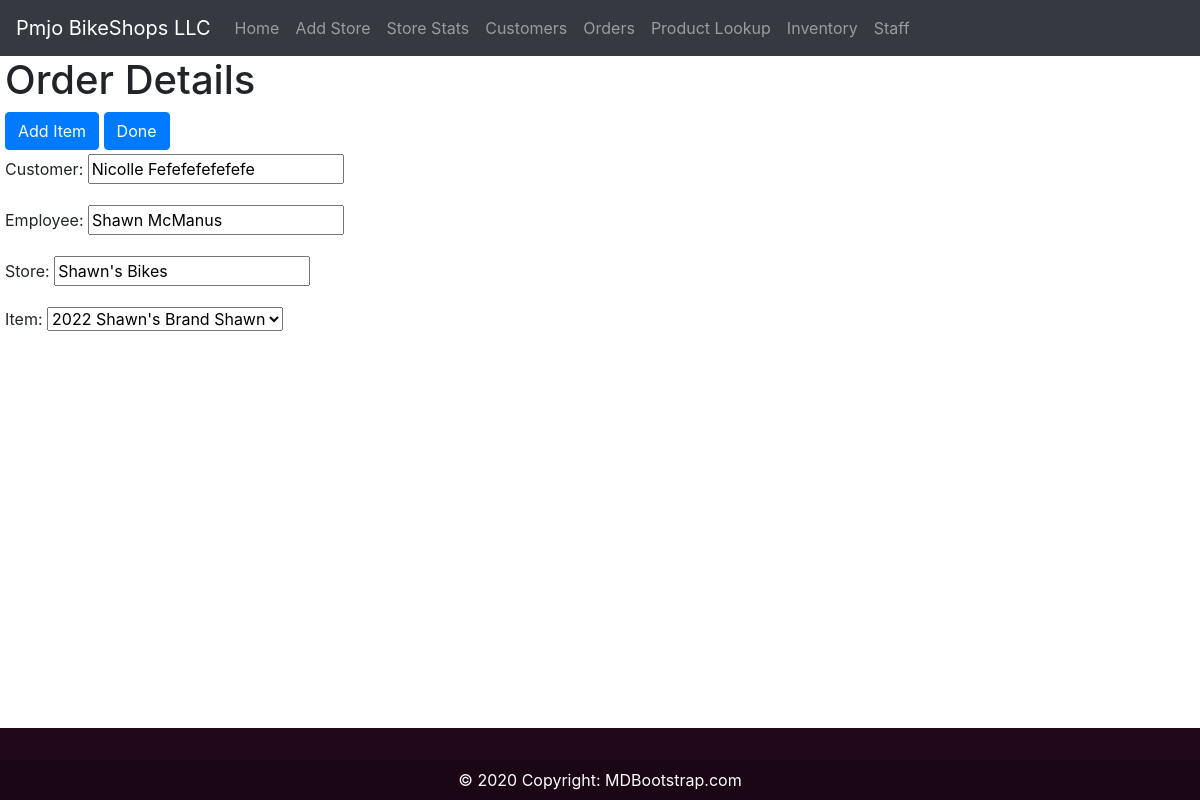
The page /update-order/edf507a0ff9d46409e213c17a3a73fec/ on the database its author committed.
### PmjoStore/models.py (models this page shows, shortened)
class Base(models.Model):
    id = models.UUIDField(default=uuid.uuid4, unique=True, primary_key=True, editable=False)
    class Meta:
        abstract = True

class Orders(Base):
    cust_id = models.ForeignKey(Customers, on_delete=models.CASCADE, blank=True, default=1)
    store_staff_id = models.ForeignKey(StoreEmployees, on_delete=models.CASCADE, blank=True, default=1)
    order_date = models.DateTimeField(auto_now_add=True)
    discount = models.PositiveIntegerField(default=0)
    class Meta:
        verbose_name_plural = 'Orders'

class Customers(Base):
    first_name = models.CharField(max_length=100)
    last_name = models.CharField(max_length=100)
    phone = PhoneField(blank=True, help_text='Contact phone number')
    email = models.EmailField(max_length=100, blank=True)
    street = models.CharField(max_length=100, blank=True)
    zipCode_id = models.ForeignKey(ZipCode, on_delete=models.CASCADE, blank=True, default=1)
    def __str__(self):
        return '{} {}'.format(self.first_name, self.last_name)
    class Meta:
        verbose_name_plural = 'Customers'

class StoreEmployees(Base):
    staff_id = models.OneToOneField(Staff, on_delete=models.CASCADE, blank=True, default=1)
    store_id = models.ForeignKey(Store, on_delete=models.CASCADE, blank=True, default=1)
    class Meta:
        verbose_name_plural = 'Store Employees'

class Staff(Base):
    first_name = models.CharField(max_length=100)
    last_name = models.CharField(max_length=100)
    phone = PhoneField(blank=True, help_text='Contact phone number')
    email = models.EmailField(max_length=100, blank=True)
    def __str__(self):
        return '{} {}'.format(self.first_name, self.last_name)
    class Meta:
        verbose_name_plural = 'Staff'

class Store(Base):
    name = models.CharField(max_length=100, blank=True)
    phone = PhoneField(blank=True, help_text='Contact phone number')
    email = models.EmailField(max_length=100, blank=True)
    street = models.CharField(max_length=100, blank=True)
    zipCode_id = models.ForeignKey(ZipCode, on_delete=models.CASCADE, blank=True, default=1)
    manager_id = models.OneToOneField(Staff, on_delete=models.CASCADE, blank=True, default=1)
    def __str__(self):
        return self.name

class CartItems(Base):
    order_id = models.ForeignKey(Orders, on_delete=models.CASCADE, blank=True, default=1)
    bike_prod_id = models.ForeignKey(BikeProducts, on_delete=models.CASCADE, blank=True, default=1)
    quantity_sold = models.PositiveIntegerField(default=1)
    class Meta:
        verbose_name_plural = 'Cart Items'

class BikeProducts(Base):
    name = models.CharField(max_length=100)
    bike_cat_id = models.ForeignKey(BikeCategory, on_delete=models.CASCADE, blank=True, default=1)
    bike_brand_id = models.ForeignKey(BikeBrands, on_delete=models.CASCADE, blank=True, default=1)
    model_year = models.IntegerField(choices=YEAR_CHOICES, default=datetime.date.today().year)
    price = models.PositiveIntegerField(default=0)
    def __str__(self):
        return '{} {} {}'.format(self.model_year, self.bike_brand_id.brand,
                              self.name)
    class Meta:
        verbose_name_plural = 'Bike Products'

class BikeBrands(Base):
    brand = models.CharField(max_length=100, unique=True)
    class Meta:
        verbose_name_plural = 'Bike Brands'

### PmjoStore/views.py (the view)
# urls.py: path('update-order/<str:pk>/', views.updateOrder, name="update-order"),
def updateOrder(request, pk):
    orders = Orders.objects.filter(id=pk)
    items = CartItems.objects.filter(order_id_id=pk)
    context = {"orders": orders, "items": items}
    if request.method == 'POST':
        print(request.POST)
        if 'orders' in request.POST:
            order = Orders()
            order.cust_id = request.POST.get('add_order.cust_id')
            order.save()
    return render(request, "PmjoStore/order_form.html", context)

### PmjoStore/templates/PmjoStore/order_form.html (shortened to what this page needs)
{% extends 'main.html' %}
{% block content%}
<h1>Order Details</h1>
<form action="" method="POST">
    {% for order in orders %}
    <a class="btn btn-primary mb-1" href="{% url 'PmjoStore:add_item_to_order' pk=order.pk %}">Add Item</a>
    <a class="btn btn-primary mb-1" href="{% url 'PmjoStore:orders-page' %}">Done</a>
    <p>
        <label for="id_order.cust_id">Customer:</label>
        <input type="text" name="name" value = "{{order.cust_id}}" maxlength="100" required id = "id_order.cust_id">
    </p>
    <p>
        <label for="id_employee">Employee:</label>
        <input type="text" name="name" value = "{{order.store_staff_id.staff_id}}" maxlength="100" required id = "id_employee">
    </p>
    <p>
        <label for="id_store">Store:</label>
        <input type="text" name="name" value = "{{order.store_staff_id.store_id}}" maxlength="100" required id = "id_store">
    </p>
    {% for item in items %}
    <p>
        <label for="id_item">Item:</label>
        <select name="name" required id ="id_item">
            <option value="{{item.bike_prod_id}}"> {{item.bike_prod_id}}</option>
        </select>
    </p>
    {% endfor %}
    {% endfor %}
</form>
{% endblock %}

### rows shown on the page
Orders: name "Nicolle Fefefefefefefe", name "Shawn McManus", name "Shawn's Bikes"
CartItems: name "2022 Shawn's Brand Shawn"
